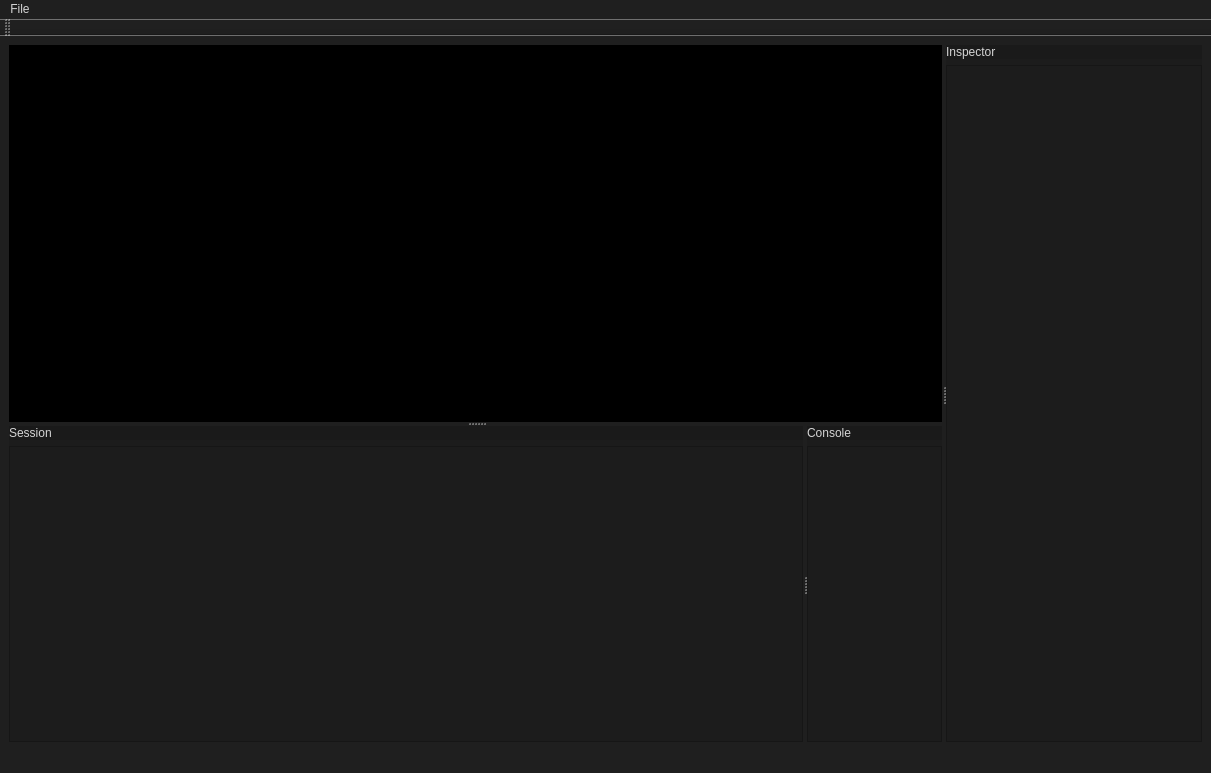
<?xml version="1.0" encoding="UTF-8"?>
<ui version="4.0">
 <class>MainWindow</class>
 <widget class="QMainWindow" name="MainWindow">
  <property name="geometry">
   <rect>
    <x>0</x>
    <y>0</y>
    <width>1211</width>
    <height>773</height>
   </rect>
  </property>
  <property name="palette">
   <palette>
    <active>
     <colorrole role="WindowText">
      <brush brushstyle="SolidPattern">
       <color alpha="255">
        <red>255</red>
        <green>255</green>
        <blue>255</blue>
       </color>
      </brush>
     </colorrole>
     <colorrole role="Button">
      <brush brushstyle="SolidPattern">
       <color alpha="255">
        <red>31</red>
        <green>31</green>
        <blue>31</blue>
       </color>
      </brush>
     </colorrole>
     <colorrole role="Light">
      <brush brushstyle="SolidPattern">
       <color alpha="255">
        <red>46</red>
        <green>46</green>
        <blue>46</blue>
       </color>
      </brush>
     </colorrole>
     <colorrole role="Midlight">
      <brush brushstyle="SolidPattern">
       <color alpha="255">
        <red>38</red>
        <green>38</green>
        <blue>38</blue>
       </color>
      </brush>
     </colorrole>
     <colorrole role="Dark">
      <brush brushstyle="SolidPattern">
       <color alpha="255">
        <red>15</red>
        <green>15</green>
        <blue>15</blue>
       </color>
      </brush>
     </colorrole>
     <colorrole role="Mid">
      <brush brushstyle="SolidPattern">
       <color alpha="255">
        <red>21</red>
        <green>21</green>
        <blue>21</blue>
       </color>
      </brush>
     </colorrole>
     <colorrole role="Text">
      <brush brushstyle="SolidPattern">
       <color alpha="255">
        <red>255</red>
        <green>255</green>
        <blue>255</blue>
       </color>
      </brush>
     </colorrole>
     <colorrole role="BrightText">
      <brush brushstyle="SolidPattern">
       <color alpha="255">
        <red>255</red>
        <green>255</green>
        <blue>255</blue>
       </color>
      </brush>
     </colorrole>
     <colorrole role="ButtonText">
      <brush brushstyle="SolidPattern">
       <color alpha="255">
        <red>255</red>
        <green>255</green>
        <blue>255</blue>
       </color>
      </brush>
     </colorrole>
     <colorrole role="Base">
      <brush brushstyle="SolidPattern">
       <color alpha="255">
        <red>31</red>
        <green>31</green>
        <blue>31</blue>
       </color>
      </brush>
     </colorrole>
     <colorrole role="Window">
      <brush brushstyle="SolidPattern">
       <color alpha="255">
        <red>31</red>
        <green>31</green>
        <blue>31</blue>
       </color>
      </brush>
     </colorrole>
     <colorrole role="Shadow">
      <brush brushstyle="SolidPattern">
       <color alpha="255">
        <red>0</red>
        <green>0</green>
        <blue>0</blue>
       </color>
      </brush>
     </colorrole>
     <colorrole role="AlternateBase">
      <brush brushstyle="SolidPattern">
       <color alpha="255">
        <red>15</red>
        <green>15</green>
        <blue>15</blue>
       </color>
      </brush>
     </colorrole>
     <colorrole role="ToolTipBase">
      <brush brushstyle="SolidPattern">
       <color alpha="255">
        <red>255</red>
        <green>255</green>
        <blue>220</blue>
       </color>
      </brush>
     </colorrole>
     <colorrole role="ToolTipText">
      <brush brushstyle="SolidPattern">
       <color alpha="255">
        <red>255</red>
        <green>255</green>
        <blue>255</blue>
       </color>
      </brush>
     </colorrole>
     <colorrole role="PlaceholderText">
      <brush brushstyle="SolidPattern">
       <color alpha="127">
        <red>255</red>
        <green>255</green>
        <blue>255</blue>
       </color>
      </brush>
     </colorrole>
     <colorrole role="Accent">
      <brush brushstyle="SolidPattern">
       <color alpha="255">
        <red>0</red>
        <green>0</green>
        <blue>0</blue>
       </color>
      </brush>
     </colorrole>
    </active>
    <inactive>
     <colorrole role="WindowText">
      <brush brushstyle="SolidPattern">
       <color alpha="255">
        <red>255</red>
        <green>255</green>
        <blue>255</blue>
       </color>
      </brush>
     </colorrole>
     <colorrole role="Button">
      <brush brushstyle="SolidPattern">
       <color alpha="255">
        <red>31</red>
        <green>31</green>
        <blue>31</blue>
       </color>
      </brush>
     </colorrole>
     <colorrole role="Light">
      <brush brushstyle="SolidPattern">
       <color alpha="255">
        <red>46</red>
        <green>46</green>
        <blue>46</blue>
       </color>
      </brush>
     </colorrole>
     <colorrole role="Midlight">
      <brush brushstyle="SolidPattern">
       <color alpha="255">
        <red>38</red>
        <green>38</green>
        <blue>38</blue>
       </color>
      </brush>
     </colorrole>
     <colorrole role="Dark">
      <brush brushstyle="SolidPattern">
       <color alpha="255">
        <red>15</red>
        <green>15</green>
        <blue>15</blue>
       </color>
      </brush>
     </colorrole>
     <colorrole role="Mid">
      <brush brushstyle="SolidPattern">
       <color alpha="255">
        <red>21</red>
        <green>21</green>
        <blue>21</blue>
       </color>
      </brush>
     </colorrole>
     <colorrole role="Text">
      <brush brushstyle="SolidPattern">
       <color alpha="255">
        <red>255</red>
        <green>255</green>
        <blue>255</blue>
       </color>
      </brush>
     </colorrole>
     <colorrole role="BrightText">
      <brush brushstyle="SolidPattern">
       <color alpha="255">
        <red>255</red>
        <green>255</green>
        <blue>255</blue>
       </color>
      </brush>
     </colorrole>
     <colorrole role="ButtonText">
      <brush brushstyle="SolidPattern">
       <color alpha="255">
        <red>255</red>
        <green>255</green>
        <blue>255</blue>
       </color>
      </brush>
     </colorrole>
     <colorrole role="Base">
      <brush brushstyle="SolidPattern">
       <color alpha="255">
        <red>31</red>
        <green>31</green>
        <blue>31</blue>
       </color>
      </brush>
     </colorrole>
     <colorrole role="Window">
      <brush brushstyle="SolidPattern">
       <color alpha="255">
        <red>31</red>
        <green>31</green>
        <blue>31</blue>
       </color>
      </brush>
     </colorrole>
     <colorrole role="Shadow">
      <brush brushstyle="SolidPattern">
       <color alpha="255">
        <red>0</red>
        <green>0</green>
        <blue>0</blue>
       </color>
      </brush>
     </colorrole>
     <colorrole role="AlternateBase">
      <brush brushstyle="SolidPattern">
       <color alpha="255">
        <red>15</red>
        <green>15</green>
        <blue>15</blue>
       </color>
      </brush>
     </colorrole>
     <colorrole role="ToolTipBase">
      <brush brushstyle="SolidPattern">
       <color alpha="255">
        <red>255</red>
        <green>255</green>
        <blue>220</blue>
       </color>
      </brush>
     </colorrole>
     <colorrole role="ToolTipText">
      <brush brushstyle="SolidPattern">
       <color alpha="255">
        <red>255</red>
        <green>255</green>
        <blue>255</blue>
       </color>
      </brush>
     </colorrole>
     <colorrole role="PlaceholderText">
      <brush brushstyle="SolidPattern">
       <color alpha="127">
        <red>255</red>
        <green>255</green>
        <blue>255</blue>
       </color>
      </brush>
     </colorrole>
     <colorrole role="Accent">
      <brush brushstyle="SolidPattern">
       <color alpha="255">
        <red>0</red>
        <green>0</green>
        <blue>0</blue>
       </color>
      </brush>
     </colorrole>
    </inactive>
    <disabled>
     <colorrole role="WindowText">
      <brush brushstyle="SolidPattern">
       <color alpha="255">
        <red>15</red>
        <green>15</green>
        <blue>15</blue>
       </color>
      </brush>
     </colorrole>
     <colorrole role="Button">
      <brush brushstyle="SolidPattern">
       <color alpha="255">
        <red>31</red>
        <green>31</green>
        <blue>31</blue>
       </color>
      </brush>
     </colorrole>
     <colorrole role="Light">
      <brush brushstyle="SolidPattern">
       <color alpha="255">
        <red>46</red>
        <green>46</green>
        <blue>46</blue>
       </color>
      </brush>
     </colorrole>
     <colorrole role="Midlight">
      <brush brushstyle="SolidPattern">
       <color alpha="255">
        <red>38</red>
        <green>38</green>
        <blue>38</blue>
       </color>
      </brush>
     </colorrole>
     <colorrole role="Dark">
      <brush brushstyle="SolidPattern">
       <color alpha="255">
        <red>15</red>
        <green>15</green>
        <blue>15</blue>
       </color>
      </brush>
     </colorrole>
     <colorrole role="Mid">
      <brush brushstyle="SolidPattern">
       <color alpha="255">
        <red>21</red>
        <green>21</green>
        <blue>21</blue>
       </color>
      </brush>
     </colorrole>
     <colorrole role="Text">
      <brush brushstyle="SolidPattern">
       <color alpha="255">
        <red>15</red>
        <green>15</green>
        <blue>15</blue>
       </color>
      </brush>
     </colorrole>
     <colorrole role="BrightText">
      <brush brushstyle="SolidPattern">
       <color alpha="255">
        <red>255</red>
        <green>255</green>
        <blue>255</blue>
       </color>
      </brush>
     </colorrole>
     <colorrole role="ButtonText">
      <brush brushstyle="SolidPattern">
       <color alpha="255">
        <red>15</red>
        <green>15</green>
        <blue>15</blue>
       </color>
      </brush>
     </colorrole>
     <colorrole role="Base">
      <brush brushstyle="SolidPattern">
       <color alpha="255">
        <red>31</red>
        <green>31</green>
        <blue>31</blue>
       </color>
      </brush>
     </colorrole>
     <colorrole role="Window">
      <brush brushstyle="SolidPattern">
       <color alpha="255">
        <red>31</red>
        <green>31</green>
        <blue>31</blue>
       </color>
      </brush>
     </colorrole>
     <colorrole role="Shadow">
      <brush brushstyle="SolidPattern">
       <color alpha="255">
        <red>0</red>
        <green>0</green>
        <blue>0</blue>
       </color>
      </brush>
     </colorrole>
     <colorrole role="AlternateBase">
      <brush brushstyle="SolidPattern">
       <color alpha="255">
        <red>31</red>
        <green>31</green>
        <blue>31</blue>
       </color>
      </brush>
     </colorrole>
     <colorrole role="ToolTipBase">
      <brush brushstyle="SolidPattern">
       <color alpha="255">
        <red>255</red>
        <green>255</green>
        <blue>220</blue>
       </color>
      </brush>
     </colorrole>
     <colorrole role="ToolTipText">
      <brush brushstyle="SolidPattern">
       <color alpha="255">
        <red>255</red>
        <green>255</green>
        <blue>255</blue>
       </color>
      </brush>
     </colorrole>
     <colorrole role="PlaceholderText">
      <brush brushstyle="SolidPattern">
       <color alpha="127">
        <red>15</red>
        <green>15</green>
        <blue>15</blue>
       </color>
      </brush>
     </colorrole>
     <colorrole role="Accent">
      <brush brushstyle="SolidPattern">
       <color alpha="255">
        <red>22</red>
        <green>22</green>
        <blue>22</blue>
       </color>
      </brush>
     </colorrole>
    </disabled>
   </palette>
  </property>
  <property name="windowTitle">
   <string>MainWindow</string>
  </property>
  <property name="styleSheet">
   <string notr="true">background-color: rgb(31, 31, 31);
color: rgb(212, 212, 212);</string>
  </property>
  <widget class="QWidget" name="centralwidget">
   <layout class="QGridLayout" name="gridLayout">
    <item row="0" column="0">
     <widget class="QSplitter" name="splitter_h">
      <property name="orientation">
       <enum>Qt::Horizontal</enum>
      </property>
      <widget class="QSplitter" name="splitter_v">
       <property name="sizePolicy">
        <sizepolicy hsizetype="Expanding" vsizetype="Preferred">
         <horstretch>2</horstretch>
         <verstretch>0</verstretch>
        </sizepolicy>
       </property>
       <property name="orientation">
        <enum>Qt::Vertical</enum>
       </property>
       <widget class="QFrame" name="frame_viewer">
        <property name="sizePolicy">
         <sizepolicy hsizetype="Preferred" vsizetype="Preferred">
          <horstretch>0</horstretch>
          <verstretch>0</verstretch>
         </sizepolicy>
        </property>
        <property name="minimumSize">
         <size>
          <width>512</width>
          <height>256</height>
         </size>
        </property>
        <property name="styleSheet">
         <string notr="true">background-color: rgb(0, 0, 0)</string>
        </property>
        <property name="frameShape">
         <enum>QFrame::StyledPanel</enum>
        </property>
        <property name="frameShadow">
         <enum>QFrame::Raised</enum>
        </property>
       </widget>
       <widget class="QSplitter" name="splitter_subh">
        <property name="minimumSize">
         <size>
          <width>0</width>
          <height>128</height>
         </size>
        </property>
        <property name="orientation">
         <enum>Qt::Horizontal</enum>
        </property>
        <widget class="QFrame" name="frame_3">
         <property name="styleSheet">
          <string notr="true">background-color: rgb(28, 28, 28);</string>
         </property>
         <layout class="QVBoxLayout" name="verticalLayout_3">
          <property name="leftMargin">
           <number>0</number>
          </property>
          <property name="topMargin">
           <number>0</number>
          </property>
          <property name="rightMargin">
           <number>0</number>
          </property>
          <property name="bottomMargin">
           <number>0</number>
          </property>
          <item>
           <widget class="QLabel" name="label_3">
            <property name="sizePolicy">
             <sizepolicy hsizetype="Preferred" vsizetype="Maximum">
              <horstretch>0</horstretch>
              <verstretch>0</verstretch>
             </sizepolicy>
            </property>
            <property name="styleSheet">
             <string notr="true">background-color: rgb(26, 26, 26)</string>
            </property>
            <property name="text">
             <string>Session</string>
            </property>
            <property name="margin">
             <number>2</number>
            </property>
           </widget>
          </item>
          <item>
           <widget class="QFrame" name="frame_4">
            <property name="frameShape">
             <enum>QFrame::StyledPanel</enum>
            </property>
            <property name="frameShadow">
             <enum>QFrame::Raised</enum>
            </property>
            <layout class="QGridLayout" name="gridLayout_2">
             <property name="leftMargin">
              <number>0</number>
             </property>
             <property name="topMargin">
              <number>0</number>
             </property>
             <property name="rightMargin">
              <number>0</number>
             </property>
             <property name="bottomMargin">
              <number>0</number>
             </property>
             <item row="0" column="0">
              <widget class="QTreeView" name="session_view">
               <property name="frameShape">
                <enum>QFrame::NoFrame</enum>
               </property>
               <attribute name="headerDefaultSectionSize">
                <number>300</number>
               </attribute>
              </widget>
             </item>
            </layout>
           </widget>
          </item>
         </layout>
        </widget>
        <widget class="QFrame" name="frame_6">
         <property name="styleSheet">
          <string notr="true">background-color: rgb(28, 28, 28)</string>
         </property>
         <layout class="QVBoxLayout" name="verticalLayout_2">
          <property name="leftMargin">
           <number>0</number>
          </property>
          <property name="topMargin">
           <number>0</number>
          </property>
          <property name="rightMargin">
           <number>0</number>
          </property>
          <property name="bottomMargin">
           <number>0</number>
          </property>
          <item>
           <widget class="QLabel" name="label_2">
            <property name="sizePolicy">
             <sizepolicy hsizetype="Preferred" vsizetype="Maximum">
              <horstretch>0</horstretch>
              <verstretch>0</verstretch>
             </sizepolicy>
            </property>
            <property name="styleSheet">
             <string notr="true">background-color: rgb(26, 26, 26)</string>
            </property>
            <property name="text">
             <string>Console</string>
            </property>
            <property name="margin">
             <number>2</number>
            </property>
           </widget>
          </item>
          <item>
           <widget class="QFrame" name="frame_2">
            <property name="frameShape">
             <enum>QFrame::StyledPanel</enum>
            </property>
            <property name="frameShadow">
             <enum>QFrame::Raised</enum>
            </property>
           </widget>
          </item>
         </layout>
        </widget>
       </widget>
      </widget>
      <widget class="QFrame" name="widget_sidebar">
       <property name="sizePolicy">
        <sizepolicy hsizetype="Preferred" vsizetype="Preferred">
         <horstretch>0</horstretch>
         <verstretch>0</verstretch>
        </sizepolicy>
       </property>
       <property name="minimumSize">
        <size>
         <width>256</width>
         <height>0</height>
        </size>
       </property>
       <property name="baseSize">
        <size>
         <width>256</width>
         <height>0</height>
        </size>
       </property>
       <property name="styleSheet">
        <string notr="true">background-color: rgb(28, 28, 28);</string>
       </property>
       <property name="frameShape">
        <enum>QFrame::NoFrame</enum>
       </property>
       <layout class="QVBoxLayout" name="verticalLayout">
        <property name="leftMargin">
         <number>0</number>
        </property>
        <property name="topMargin">
         <number>0</number>
        </property>
        <property name="rightMargin">
         <number>0</number>
        </property>
        <property name="bottomMargin">
         <number>0</number>
        </property>
        <item>
         <widget class="QLabel" name="label">
          <property name="sizePolicy">
           <sizepolicy hsizetype="Preferred" vsizetype="Maximum">
            <horstretch>0</horstretch>
            <verstretch>0</verstretch>
           </sizepolicy>
          </property>
          <property name="styleSheet">
           <string notr="true">background-color: rgb(26, 26, 26)</string>
          </property>
          <property name="text">
           <string>Inspector</string>
          </property>
          <property name="margin">
           <number>2</number>
          </property>
         </widget>
        </item>
        <item>
         <widget class="QScrollArea" name="scrollArea">
          <property name="widgetResizable">
           <bool>true</bool>
          </property>
          <widget class="QWidget" name="scrollAreaWidgetContents">
           <property name="geometry">
            <rect>
             <x>0</x>
             <y>0</y>
             <width>254</width>
             <height>672</height>
            </rect>
           </property>
          </widget>
         </widget>
        </item>
       </layout>
      </widget>
     </widget>
    </item>
   </layout>
  </widget>
  <widget class="QMenuBar" name="menubar">
   <property name="geometry">
    <rect>
     <x>0</x>
     <y>0</y>
     <width>1211</width>
     <height>22</height>
    </rect>
   </property>
   <property name="nativeMenuBar">
    <bool>false</bool>
   </property>
   <widget class="QMenu" name="menuFile">
    <property name="title">
     <string>File</string>
    </property>
    <addaction name="actionNew"/>
   </widget>
   <addaction name="menuFile"/>
  </widget>
  <widget class="QStatusBar" name="statusbar"/>
  <widget class="QToolBar" name="toolBar">
   <property name="windowTitle">
    <string>toolBar</string>
   </property>
   <attribute name="toolBarArea">
    <enum>TopToolBarArea</enum>
   </attribute>
   <attribute name="toolBarBreak">
    <bool>false</bool>
   </attribute>
  </widget>
  <action name="actionNew">
   <property name="text">
    <string>New</string>
   </property>
  </action>
 </widget>
 <resources/>
 <connections/>
</ui>
